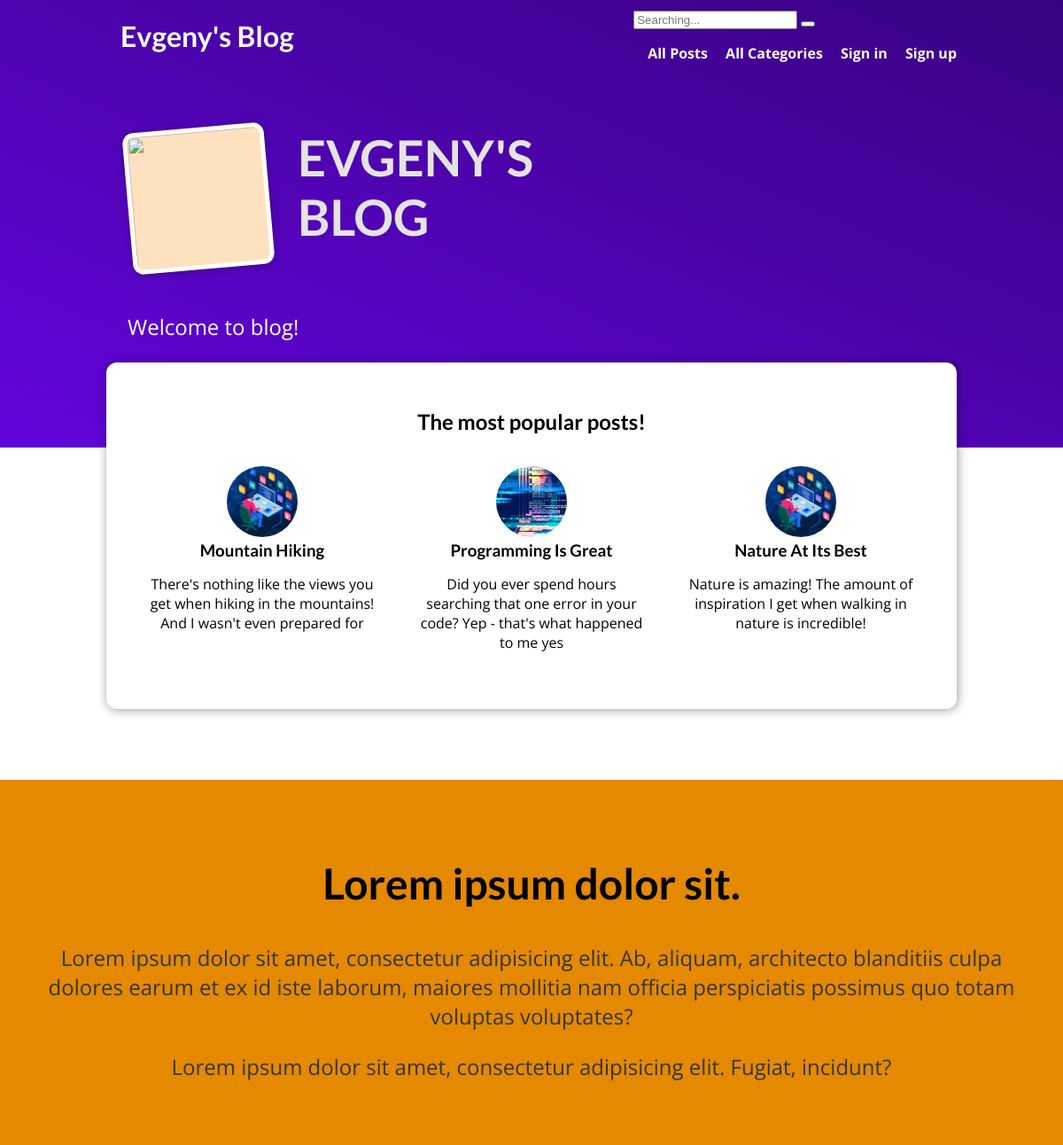
Before: / with the older database file.
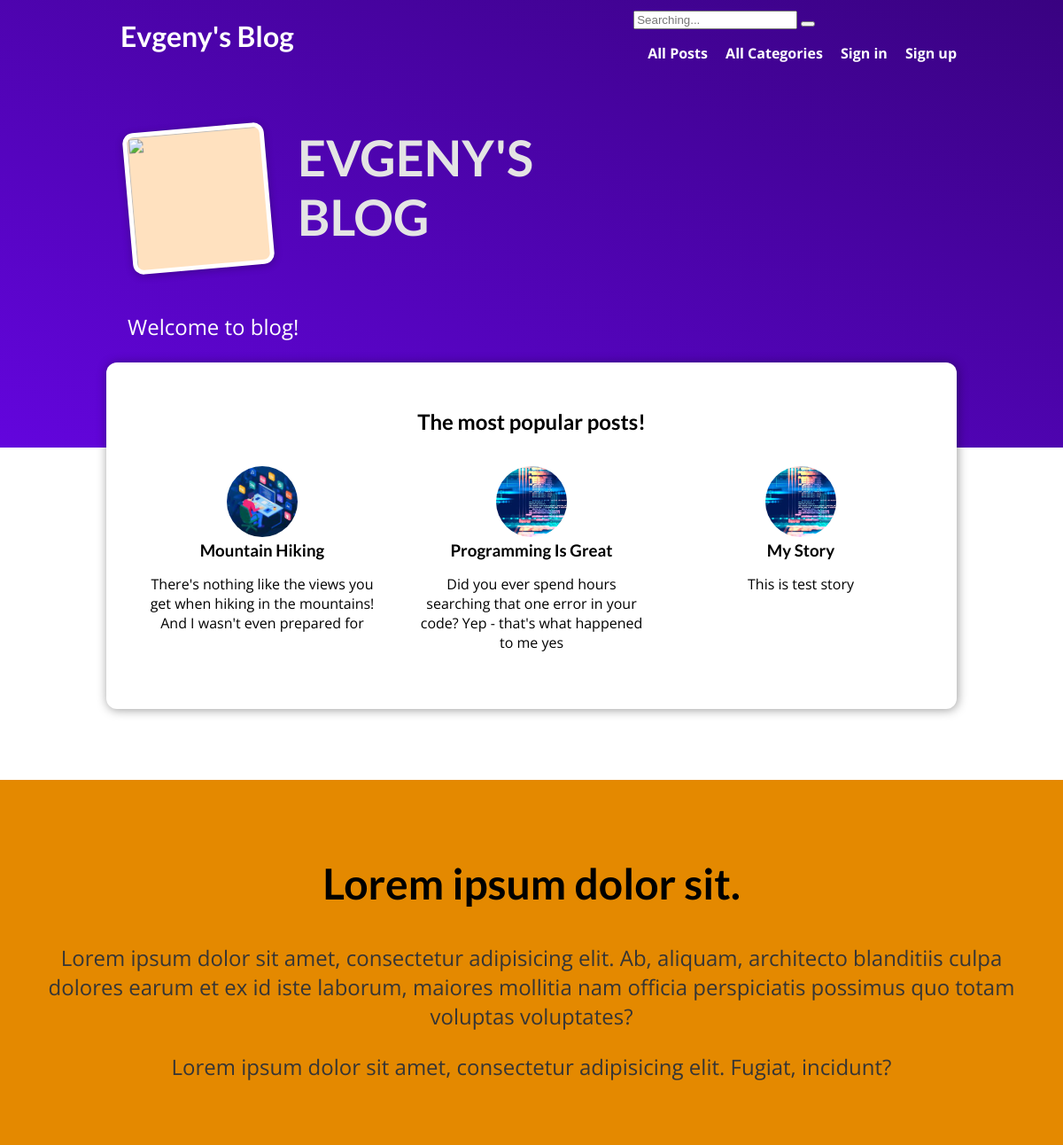
After: the same page with the newer database file.
### blog/models.py (models this page shows, shortened)
class Post(models.Model):
    title = models.CharField(max_length=20)
    views = models.IntegerField(default=0)
    excerpt = models.CharField(max_length=100)
    image = models.ImageField(upload_to='posts', null=True)
    date = models.DateField(auto_now=True)
    time = models.TimeField(auto_now=True, null=True)
    slug = models.SlugField(unique=True)
    content = models.TextField(validators=[MinLengthValidator(10)])
    author = models.ForeignKey(Author, on_delete=models.SET_NULL, null=True, related_name="posts")
    tags = models.ManyToManyField(Tag)

### blog/views.py (the view)
# urls.py: path('', views.StartingPageView.as_view(), name='starting-page'),
class StartingPageView(ListView):
    template_name = 'blog/index.html'
    model = Post
    ordering = ['-views']
    context_object_name = 'posts'
    def get_queryset(self):
        queryset = super().get_queryset()
        data = queryset[:3]
        return data

### blog/templates/blog/index.html (shortened to what this page needs)
{% extends 'base.html' %}
{% load static %}
{% block css_files %}
    <link rel="stylesheet" href="{% static 'blog/index.css' %}">
{% endblock %}
{% block content%}
    <section id="welcome">
        <header>
            <img src="{% static 'blog/images/avatar.jpeg' %}">
            <h2>EVGENY'S BLOG</h2>
        </header>
        <p>Welcome to blog!</p>
    </section>
    <section id="latest-posts">
        <h2>The most popular posts!</h2>
        <ul>
            {% for post in posts %}
                {% include 'blog/includes/post.html' %}
            {% endfor %}
        </ul>
    </section>
    <section id="about">
        <h2>Lorem ipsum dolor sit.</h2>
        <p>Lorem ipsum dolor sit amet, consectetur adipisicing elit. Ab, aliquam, architecto blanditiis culpa
            dolores earum et ex id iste laborum, maiores mollitia nam officia perspiciatis possimus quo totam
            voluptas voluptates?</p>
        <p>Lorem ipsum dolor sit amet, consectetur adipisicing elit. Fugiat, incidunt?</p>
    </section>
{% endblock %}

### blog/templates/blog/includes/post.html
{% load static %}
{% block css_files%}
    <link rel="stylesheet" href="{% static 'blog/post.css'%}">
{% endblock %}
<li>
    <article class="post">
        <a href="{% url 'post-detail-page' post.slug %}">
            <img src="{{ post.image.url }}">
            <div class="post__content">
                <h3>{{ post.title }}</h3>
                <p>{{ post.excerpt }}</p>
            </div>
        </a>
    </article>
</li>

Changed rows visible on the page:
no longer on this page (row unchanged): Post: image (picture), title "Nature At Its Best", excerpt "Nature is amazing! The amount of inspiration I get when walking in nature is incredible!"
now on this page (row edited): Post: image (picture), title "My Story", excerpt "This is test story"
